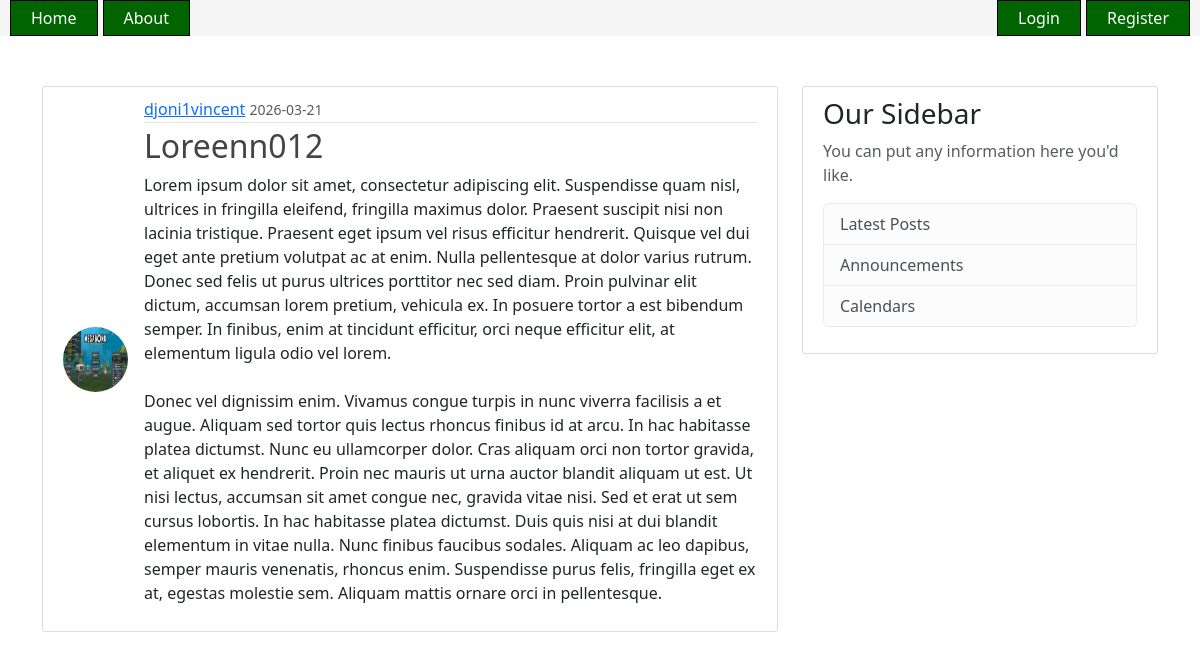
/post/11, run on the app's committed database.
### flaskblog/models.py (models this page shows, shortened)
class User(db.Model, UserMixin):
    id = db.Column(db.Integer, primary_key=True)
    username = db.Column(db.String(20), unique=True, nullable=False)
    email = db.Column(db.String(120), unique=True, nullable=False)
    image_file = db.Column(db.String(20), nullable=False, default='default.jpg')
    password = db.Column(db.String(60), nullable=False)
    posts = db.relationship('Post', backref='author', lazy=True)

class Post(db.Model):
    id = db.Column(db.Integer, primary_key=True)
    title = db.Column(db.String(100), nullable=False)
    date_posted = db.Column(
        db.DateTime, nullable=False, default=datetime.utcnow
    )
    content = db.Column(db.Text, nullable=False)
    user_id = db.Column(db.Integer, db.ForeignKey('user.id'), nullable=False)

### flaskblog/routes.py (the view)
@app.route('/post/<int:post_id>')
def post(post_id):
    post = Post.query.get_or_404(post_id)
    return render_template('post.html', title=post.title, post=post)

### flaskblog/templates/post.html (shortened to what this page needs)
{% extends "base.html" %} {% block content %}
<article class="media content-section">
    <img
        class="rounded-circle article-img"
        src="{{ url_for('static', filename='profile_pics/' + post.author.image_file) }}"
    />
    <div class="media-body">
        <div class="article-metadata">
            <a class="mr-2" href="#">{{ post.author.username }}</a>
            <small class="text-muted"
                >{{ post.date_posted.strftime('%Y-%m-%d') }}</small
            >
        </div>
        <h2 class="article-title">{{ post.title }}</h2>
        <p class="article-content">{{ post.content }}</p>
    </div>
</article>
{% endblock content %}

### flaskblog/static/style.css (style rules this page uses)
body { background: #fafafa; color: #333333; margin-top: 5rem; }
h1, h2, h3, h4, h5, h6 { color: #444444; }
.content-section { background: #ffffff; padding: 10px 20px; border: 1px solid #dddddd; border-radius: 3px; margin-bottom: 20px; }
.article-title { color: #444444; }
.article-content { white-space: pre-line; }
.article-img { height: 65px; width: 65px; margin-right: 16px; }
.article-metadata { padding-bottom: 1px; margin-bottom: 4px; border-bottom: 1px solid #e3e3e3; text-decoration: none; color: #333; }
.media { display: flex; align-items: center; margin-bottom: 20px; }

### data on the page
User: image_file (picture), author.username "djoni1vincent"
Post: date_posted "2026-03-21", title "Loreenn012", content "Lorem ipsum dolor sit amet, consectetur adipiscing elit. Suspendisse quam nisl, ultrices in fringilla eleifend, fringilla maximus dolor. Praesent suscipit nisi non lacinia tristique. Praesent eget ipsum vel risus efficitur hendrerit. Quisque vel dui eget ante pretium volutpat ac at enim. Nulla pellentesque at dolor varius rutrum. Donec sed felis ut purus ultrices porttitor nec sed diam. Proin pulvinar elit dictum, accumsan lorem pretium, vehicula ex. In posuere tortor a est bibendum semper. In finibus, enim at tincidunt efficitur, orci neque efficitur elit, at elementum ligula odio vel lorem. Donec vel dignissim enim. Vivamus congue turpis in nunc viverra facilisis a et augue. Aliquam sed…"
